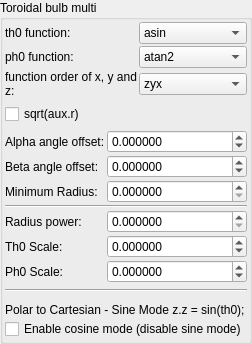
    <widget class="QGroupBox" name="groupBox">
     <property name="title">
      <string>Toroidal bulb multi</string>
     </property>
     <layout class="QVBoxLayout" name="verticalLayout_3">
      <property name="leftMargin">
       <number>2</number>
      </property>
      <property name="topMargin">
       <number>2</number>
      </property>
      <property name="rightMargin">
       <number>2</number>
      </property>
      <property name="bottomMargin">
       <number>2</number>
      </property>
      <item>
       <layout class="QGridLayout" name="gridLayout" columnstretch="0,1">
        <property name="spacing">
         <number>2</number>
        </property>
        <item row="1" column="0">
         <widget class="QLabel" name="label_multi1_ph0_function_2">
          <property name="text">
           <string>ph0 function:</string>
          </property>
         </widget>
        </item>
        <item row="0" column="1">
         <widget class="QComboBox" name="comboBox_sinTan2Trig_asin_or_acos">
          <item>
           <property name="text">
            <string notr="true">asin</string>
           </property>
          </item>
          <item>
           <property name="text">
            <string notr="true">acos</string>
           </property>
          </item>
         </widget>
        </item>
        <item row="0" column="0">
         <widget class="QLabel" name="label_multi1_th0_function_2">
          <property name="text">
           <string>th0 function:</string>
          </property>
         </widget>
        </item>
        <item row="1" column="1">
         <widget class="QComboBox" name="comboBox_sinTan2Trig_atan2_or_atan">
          <item>
           <property name="text">
            <string notr="true">atan2</string>
           </property>
          </item>
          <item>
           <property name="text">
            <string notr="true">atan</string>
           </property>
          </item>
         </widget>
        </item>
        <item row="2" column="0">
         <widget class="QLabel" name="label_multi1_order_of_xyz_2">
          <property name="text">
           <string>function order of x, y and z:</string>
          </property>
          <property name="wordWrap">
           <bool>true</bool>
          </property>
         </widget>
        </item>
        <item row="2" column="1">
         <widget class="QComboBox" name="comboBox_sinTan2Trig_order_of_zyx">
          <item>
           <property name="text">
            <string notr="true">zyx</string>
           </property>
          </item>
          <item>
           <property name="text">
            <string notr="true">zxy</string>
           </property>
          </item>
          <item>
           <property name="text">
            <string notr="true">yzx</string>
           </property>
          </item>
          <item>
           <property name="text">
            <string notr="true">yxz</string>
           </property>
          </item>
          <item>
           <property name="text">
            <string notr="true">xzy</string>
           </property>
          </item>
          <item>
           <property name="text">
            <string notr="true">xyz</string>
           </property>
          </item>
         </widget>
        </item>
       </layout>
      </item>
      <item>
       <widget class="QCheckBox" name="checkBox_transf_function_enabledAy">
        <property name="enabled">
         <bool>true</bool>
        </property>
        <property name="text">
         <string>sqrt(aux.r)</string>
        </property>
       </widget>
      </item>
      <item>
       <layout class="QGridLayout" name="gridLayout_63" columnstretch="0,0,1">
        <property name="spacing">
         <number>2</number>
        </property>
        <item row="3" column="1" colspan="2">
         <widget class="Line" name="line_54">
          <property name="orientation">
           <enum>Qt::Horizontal</enum>
          </property>
         </widget>
        </item>
        <item row="4" column="2">
         <widget class="MyDoubleSpinBox" name="spinbox_transf_pwr_4">
          <property name="sizePolicy">
           <sizepolicy hsizetype="Minimum" vsizetype="Maximum">
            <horstretch>0</horstretch>
            <verstretch>0</verstretch>
           </sizepolicy>
          </property>
          <property name="prefix">
           <string/>
          </property>
          <property name="suffix">
           <string/>
          </property>
          <property name="decimals">
           <number>6</number>
          </property>
          <property name="minimum">
           <double>0.000000000000000</double>
          </property>
          <property name="maximum">
           <double>99.989999999999995</double>
          </property>
          <property name="singleStep">
           <double>0.100000000000000</double>
          </property>
         </widget>
        </item>
        <item row="2" column="1">
         <widget class="QLabel" name="label_253">
          <property name="text">
           <string>Minimum Radius:</string>
          </property>
         </widget>
        </item>
        <item row="2" column="2">
         <widget class="MyDoubleSpinBox" name="spinbox_transf_minimum_radius_05">
          <property name="sizePolicy">
           <sizepolicy hsizetype="Minimum" vsizetype="Maximum">
            <horstretch>0</horstretch>
            <verstretch>0</verstretch>
           </sizepolicy>
          </property>
          <property name="prefix">
           <string/>
          </property>
          <property name="suffix">
           <string/>
          </property>
          <property name="decimals">
           <number>6</number>
          </property>
          <property name="minimum">
           <double>0.000000000000000</double>
          </property>
          <property name="maximum">
           <double>10.000000000000000</double>
          </property>
          <property name="singleStep">
           <double>0.100000000000000</double>
          </property>
         </widget>
        </item>
        <item row="4" column="1">
         <widget class="QLabel" name="label_127">
          <property name="text">
           <string>Radius power:</string>
          </property>
         </widget>
        </item>
        <item row="0" column="1">
         <widget class="QLabel" name="label_292">
          <property name="text">
           <string>Alpha angle offset:</string>
          </property>
         </widget>
        </item>
        <item row="5" column="1">
         <widget class="QLabel" name="label_129">
          <property name="text">
           <string>Th0 Scale:</string>
          </property>
         </widget>
        </item>
        <item row="1" column="2">
         <widget class="MyDoubleSpinBox" name="spinbox_beta_angle_offset">
          <property name="sizePolicy">
           <sizepolicy hsizetype="Minimum" vsizetype="Maximum">
            <horstretch>0</horstretch>
            <verstretch>0</verstretch>
           </sizepolicy>
          </property>
          <property name="prefix">
           <string/>
          </property>
          <property name="suffix">
           <string/>
          </property>
          <property name="decimals">
           <number>6</number>
          </property>
          <property name="minimum">
           <double>-360.000000000000000</double>
          </property>
          <property name="maximum">
           <double>360.000000000000000</double>
          </property>
          <property name="singleStep">
           <double>0.100000000000000</double>
          </property>
         </widget>
        </item>
        <item row="6" column="1">
         <widget class="QLabel" name="label_130">
          <property name="text">
           <string>Ph0 Scale:</string>
          </property>
         </widget>
        </item>
        <item row="5" column="2">
         <widget class="MyDoubleSpinBox" name="spinbox_transf_pwr_8">
          <property name="sizePolicy">
           <sizepolicy hsizetype="Minimum" vsizetype="Maximum">
            <horstretch>0</horstretch>
            <verstretch>0</verstretch>
           </sizepolicy>
          </property>
          <property name="prefix">
           <string/>
          </property>
          <property name="suffix">
           <string/>
          </property>
          <property name="decimals">
           <number>6</number>
          </property>
          <property name="minimum">
           <double>-99.989999999999995</double>
          </property>
          <property name="maximum">
           <double>99.989999999999995</double>
          </property>
          <property name="singleStep">
           <double>0.100000000000000</double>
          </property>
         </widget>
        </item>
        <item row="0" column="2">
         <widget class="MyDoubleSpinBox" name="spinbox_alpha_angle_offset">
          <property name="sizePolicy">
           <sizepolicy hsizetype="Minimum" vsizetype="Maximum">
            <horstretch>0</horstretch>
            <verstretch>0</verstretch>
           </sizepolicy>
          </property>
          <property name="prefix">
           <string/>
          </property>
          <property name="suffix">
           <string/>
          </property>
          <property name="decimals">
           <number>6</number>
          </property>
          <property name="minimum">
           <double>-36000.000000000000000</double>
          </property>
          <property name="maximum">
           <double>36000.000000000000000</double>
          </property>
          <property name="singleStep">
           <double>0.100000000000000</double>
          </property>
         </widget>
        </item>
        <item row="6" column="2">
         <widget class="MyDoubleSpinBox" name="spinbox_power">
          <property name="sizePolicy">
           <sizepolicy hsizetype="Minimum" vsizetype="Maximum">
            <horstretch>0</horstretch>
            <verstretch>0</verstretch>
           </sizepolicy>
          </property>
          <property name="prefix">
           <string/>
          </property>
          <property name="suffix">
           <string/>
          </property>
          <property name="decimals">
           <number>6</number>
          </property>
          <property name="minimum">
           <double>-99.989999999999995</double>
          </property>
          <property name="maximum">
           <double>99.989999999999995</double>
          </property>
          <property name="singleStep">
           <double>0.100000000000000</double>
          </property>
         </widget>
        </item>
        <item row="1" column="1">
         <widget class="QLabel" name="label_293">
          <property name="text">
           <string>Beta angle offset:</string>
          </property>
         </widget>
        </item>
       </layout>
      </item>
      <item>
       <widget class="Line" name="line_4">
        <property name="orientation">
         <enum>Qt::Horizontal</enum>
        </property>
       </widget>
      </item>
      <item>
       <layout class="QGridLayout" name="gridLayout_78">
        <property name="topMargin">
         <number>5</number>
        </property>
        <property name="verticalSpacing">
         <number>2</number>
        </property>
        <item row="0" column="0">
         <widget class="QLabel" name="label_122">
          <property name="text">
           <string>Polar to Cartesian - Sine Mode z.z = sin(th0);</string>
          </property>
         </widget>
        </item>
        <item row="1" column="0">
         <widget class="QCheckBox" name="checkBox_transf_function_enabledz_false">
          <property name="text">
           <string>Enable cosine mode (disable sine mode)</string>
          </property>
         </widget>
        </item>
       </layout>
      </item>
     </layout>
    </widget>
